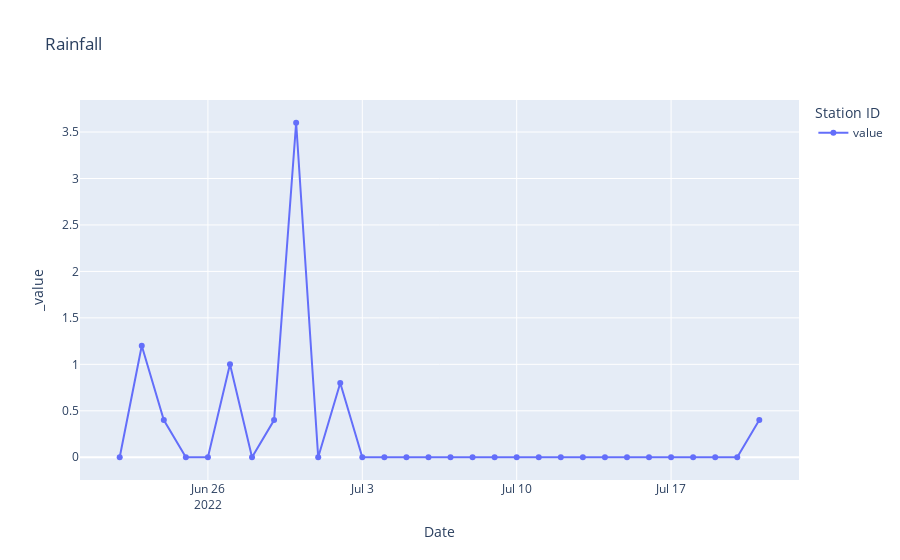

The notebook cell this image was saved under:
### Markdown cell above
Now that we have all the tools, let's load an plot the data

### Code cell
N_days = 29
station_ID = "245176TP"

data = load_data(station_ID,N_days)
data_daily = data.resample('1D').sum()
data_daily.index = pd.to_datetime(data_daily.index.date)
_ = rainfall_plot(data_daily)

### Figure 1 — Plotly figure (JSON) as saved in the notebook; plotly's stock layout.template omitted (floating-point values rounded to 4 significant figures)
{"data": [{"hovertemplate": "Station ID=value<br>Date=%{x}<br>_value=%{y}<extra></extra>", "legendgroup": "value", "line": {"color": "#636efa", "dash": "solid"}, "marker": {"symbol": "circle"}, "mode": "lines+markers", "name": "value", "orientation": "v", "showlegend": true, "type": "scatter", "x": ["2022-06-22T00:00:00", "2022-06-23T00:00:00", "2022-06-24T00:00:00", "2022-06-25T00:00:00", "2022-06-26T00:00:00", "2022-06-27T00:00:00", "2022-06-28T00:00:00", "2022-06-29T00:00:00", "2022-06-30T00:00:00", "2022-07-01T00:00:00", "2022-07-02T00:00:00", "2022-07-03T00:00:00", "2022-07-04T00:00:00", "2022-07-05T00:00:00", "2022-07-06T00:00:00", "2022-07-07T00:00:00", "2022-07-08T00:00:00", "2022-07-09T00:00:00", "2022-07-10T00:00:00", "2022-07-11T00:00:00", "2022-07-12T00:00:00", "2022-07-13T00:00:00", "2022-07-14T00:00:00", "2022-07-15T00:00:00", "2022-07-16T00:00:00", "2022-07-17T00:00:00", "2022-07-18T00:00:00", "2022-07-19T00:00:00", "2022-07-20T00:00:00", "2022-07-21T00:00:00"], "xaxis": "x", "y": [0, 1.2, 0.4, 0, 0, 1, 0, 0.4, 3.6, 0, 0.8, 0, 0, 0, 0, 0, 0, 0, 0, 0, 0, 0, 0, 0, 0, 0, 0, 0, 0, 0.4], "yaxis": "y"}], "layout": {"autosize": true, "legend": {"title": {"text": "Station ID"}, "tracegroupgap": 0}, "title": {"text": "Rainfall"}, "xaxis": {"anchor": "y", "autorange": true, "domain": [0, 1], "range": ["2022-06-20 06:38:42.5806", "2022-07-22 17:21:17.4194"], "title": {"text": "Date"}, "type": "date"}, "yaxis": {"anchor": "x", "autorange": true, "domain": [0, 1], "range": [-0.2971, 3.897], "title": {"text": "_value"}, "type": "linear"}}}
